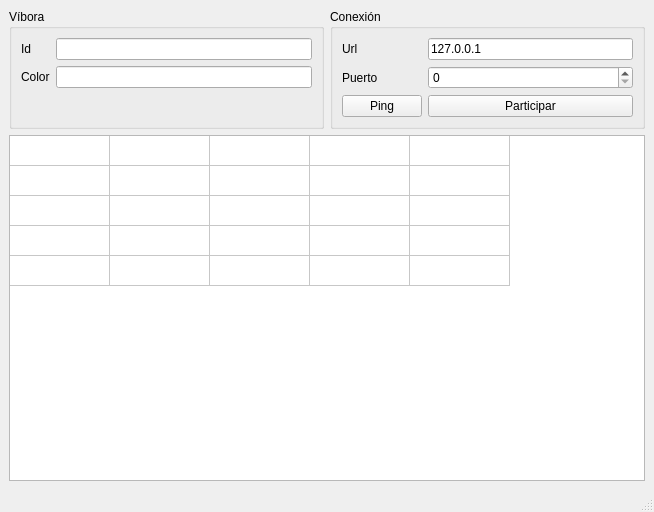
<?xml version="1.0" encoding="UTF-8"?>
<ui version="4.0">
 <class>Cliente</class>
 <widget class="QMainWindow" name="Cliente">
  <property name="geometry">
   <rect>
    <x>0</x>
    <y>0</y>
    <width>654</width>
    <height>512</height>
   </rect>
  </property>
  <property name="windowTitle">
   <string>Cliente</string>
  </property>
  <widget class="QWidget" name="centralwidget">
   <layout class="QGridLayout" name="gridLayout">
    <item row="0" column="0">
     <widget class="QGroupBox" name="groupBox">
      <property name="title">
       <string>Víbora</string>
      </property>
      <layout class="QFormLayout" name="formLayout">
       <item row="0" column="0">
        <widget class="QLabel" name="label">
         <property name="text">
          <string>Id</string>
         </property>
        </widget>
       </item>
       <item row="0" column="1">
        <widget class="QLineEdit" name="id"/>
       </item>
       <item row="1" column="0">
        <widget class="QLabel" name="label_2">
         <property name="text">
          <string>Color</string>
         </property>
        </widget>
       </item>
       <item row="1" column="1">
        <widget class="QLineEdit" name="color"/>
       </item>
      </layout>
     </widget>
    </item>
    <item row="0" column="1">
     <widget class="QGroupBox" name="groupBox_2">
      <property name="title">
       <string>Conexión</string>
      </property>
      <layout class="QFormLayout" name="formLayout_2">
       <item row="0" column="0">
        <widget class="QLabel" name="label_3">
         <property name="text">
          <string>Url</string>
         </property>
        </widget>
       </item>
       <item row="0" column="1">
        <widget class="QLineEdit" name="url">
         <property name="text">
          <string>127.0.0.1</string>
         </property>
        </widget>
       </item>
       <item row="1" column="0">
        <widget class="QLabel" name="label_4">
         <property name="text">
          <string>Puerto</string>
         </property>
        </widget>
       </item>
       <item row="1" column="1">
        <widget class="QSpinBox" name="puerto"/>
       </item>
       <item row="2" column="0">
        <widget class="QPushButton" name="ping">
         <property name="text">
          <string>Ping</string>
         </property>
        </widget>
       </item>
       <item row="2" column="1">
        <widget class="QPushButton" name="participar">
         <property name="text">
          <string>Participar</string>
         </property>
        </widget>
       </item>
      </layout>
     </widget>
    </item>
    <item row="1" column="0" colspan="2">
     <widget class="QTableWidget" name="tableWidget">
      <property name="selectionMode">
       <enum>QAbstractItemView::NoSelection</enum>
      </property>
      <property name="rowCount">
       <number>5</number>
      </property>
      <property name="columnCount">
       <number>5</number>
      </property>
      <attribute name="horizontalHeaderVisible">
       <bool>false</bool>
      </attribute>
      <attribute name="horizontalHeaderHighlightSections">
       <bool>false</bool>
      </attribute>
      <attribute name="verticalHeaderVisible">
       <bool>false</bool>
      </attribute>
      <attribute name="verticalHeaderHighlightSections">
       <bool>false</bool>
      </attribute>
      <row/>
      <row/>
      <row/>
      <row/>
      <row/>
      <column/>
      <column/>
      <column/>
      <column/>
      <column/>
     </widget>
    </item>
   </layout>
  </widget>
  <widget class="QMenuBar" name="menubar">
   <property name="geometry">
    <rect>
     <x>0</x>
     <y>0</y>
     <width>654</width>
     <height>21</height>
    </rect>
   </property>
  </widget>
  <widget class="QStatusBar" name="statusbar"/>
 </widget>
 <resources/>
 <connections/>
</ui>
